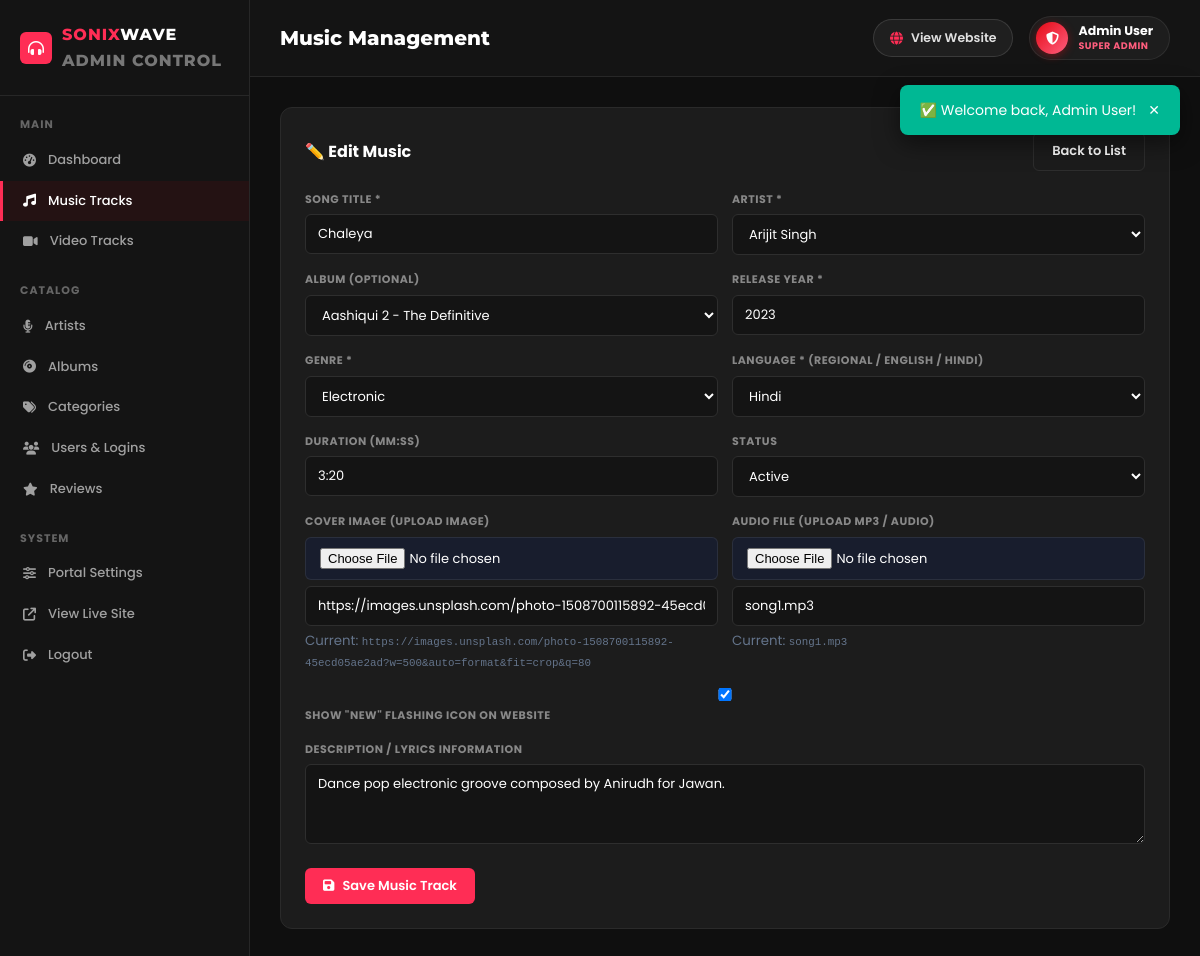
The app's page /admin/music.php?action=edit&id=10 (signed in), older data.
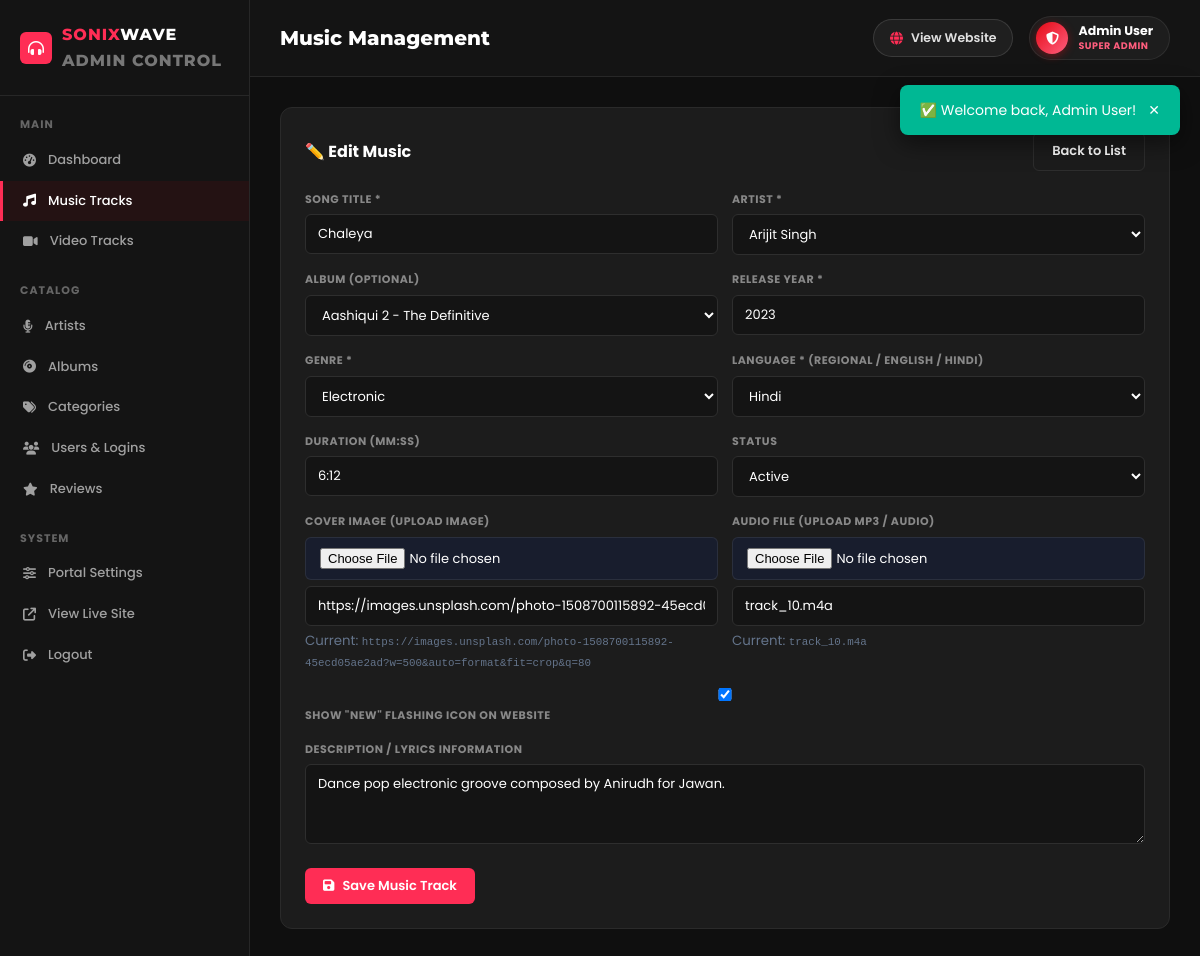
The same page, newer data.
### tables this page shows
CREATE TABLE `music` (
  `id` int(11) NOT NULL AUTO_INCREMENT,
  `title` varchar(200) NOT NULL,
  `artist_id` int(11) DEFAULT NULL,
  `album_id` int(11) DEFAULT NULL,
  `year` year(4) NOT NULL,
  `genre` varchar(50) NOT NULL,
  `language` varchar(50) NOT NULL,
  `cover_image` varchar(500) DEFAULT NULL,
  `file_path` varchar(500) DEFAULT NULL,
  `duration` varchar(10) DEFAULT '0:00',
  `description` text DEFAULT NULL,
  `play_count` int(11) DEFAULT 0,
  `is_new` tinyint(1) DEFAULT 1,
  `status` enum('active','inactive') DEFAULT 'active',
  `created_at` datetime DEFAULT current_timestamp(),
  PRIMARY KEY (`id`),
  KEY `artist_id` (`artist_id`),
  KEY `album_id` (`album_id`),
  CONSTRAINT `music_ibfk_1` FOREIGN KEY (`artist_id`) REFERENCES `artists` (`id`) ON DELETE SET NULL,
  CONSTRAINT `music_ibfk_2` FOREIGN KEY (`album_id`) REFERENCES `albums` (`id`) ON DELETE SET NULL
);

CREATE TABLE `artists` (
  `id` int(11) NOT NULL AUTO_INCREMENT,
  `name` varchar(100) NOT NULL,
  `bio` text DEFAULT NULL,
  `image` varchar(500) DEFAULT NULL,
  `language` varchar(50) DEFAULT NULL,
  `created_at` datetime DEFAULT current_timestamp(),
  PRIMARY KEY (`id`)
);

CREATE TABLE `albums` (
  `id` int(11) NOT NULL AUTO_INCREMENT,
  `title` varchar(150) NOT NULL,
  `artist_id` int(11) DEFAULT NULL,
  `year` year(4) NOT NULL,
  `cover_image` varchar(500) DEFAULT NULL,
  `description` text DEFAULT NULL,
  `language` varchar(50) DEFAULT NULL,
  `created_at` datetime DEFAULT current_timestamp(),
  PRIMARY KEY (`id`),
  KEY `artist_id` (`artist_id`),
  CONSTRAINT `albums_ibfk_1` FOREIGN KEY (`artist_id`) REFERENCES `artists` (`id`) ON DELETE SET NULL
);

### includes/auth.php (called while the page is built, shortened)
<?php
function clean(string $str): string {
    return htmlspecialchars(strip_tags(trim($str)));
}

### admin/music.php (the view, shortened to what the changed rows need)
<?php
require_once __DIR__ . '/includes/admin-header.php';
$pdo = getDB();
$action = $_GET['action'] ?? 'list';
$id = (int)($_GET['id'] ?? 0);
$artists = $pdo->query("SELECT id, name FROM artists ORDER BY name ASC")->fetchAll();
$albums  = $pdo->query("SELECT id, title FROM albums ORDER BY title ASC")->fetchAll();
$genres  = $pdo->query("SELECT name FROM categories WHERE type='genre' ORDER BY name ASC")->fetchAll(PDO::FETCH_COLUMN);
$langs   = $pdo->query("SELECT name FROM categories WHERE type='language' ORDER BY name ASC")->fetchAll(PDO::FETCH_COLUMN);
$editItem = null;
if ($action === 'edit' && $id > 0) {
    $stmt = $pdo->prepare("SELECT * FROM music WHERE id = ?");
    $stmt->execute([$id]);
    $editItem = $stmt->fetch();
}
?>
<?php if ($action === 'add' || $action === 'edit'): ?>
<div class="admin-box">
  <div class="box-head">
    <h3><?= $action === 'edit' ? '✏️ Edit Music' : '➕ Add New Music Track' ?></h3>
    <a href="<?= SITE_URL ?>/admin/music.php" class="btn btn-outline">Back to List</a>
  </div>
  <form method="POST" enctype="multipart/form-data" class="admin-form">
    <div class="form-row">
      <div class="form-group">
        <label>Song Title *</label>
        <input type="text" name="title" value="<?= clean($editItem['title'] ?? '') ?>" required placeholder="e.g. Tere Bin">
      </div>
      <div class="form-group">
        <label>Artist *</label>
        <select name="artist_id">
          <?php foreach ($artists as $a): ?>
            <option value="<?= $a['id'] ?>" <?= (isset($editItem) && $editItem['artist_id'] == $a['id']) ? 'selected' : '' ?>>
              <?= clean($a['name']) ?>
            </option>
          <?php endforeach; ?>
        </select>
      </div>
    </div>
    <div class="form-row">
      <div class="form-group">
        <label>Album (Optional)</label>
        <select name="album_id">
          <?php foreach ($albums as $alb): ?>
            <option value="<?= $alb['id'] ?>" <?= (isset($editItem) && $editItem['album_id'] == $alb['id']) ? 'selected' : '' ?>>
              <?= clean($alb['title']) ?>
            </option>
          <?php endforeach; ?>
        </select>
      </div>
      <div class="form-group">
        <label>Release Year *</label>
        <input type="number" name="year" min="1900" max="2099" value="<?= clean($editItem['year'] ?? date('Y')) ?>" required>
      </div>
    </div>
    <div class="form-row">
      <div class="form-group">
        <label>Genre *</label>
        <select name="genre" required>
          <?php foreach ($genres as $g): ?>
            <option value="<?= clean($g) ?>" <?= (isset($editItem) && $editItem['genre'] === $g) ? 'selected' : '' ?>><?= clean($g) ?></option>
          <?php endforeach; ?>
        </select>
      </div>
      <div class="form-group">
        <label>Language * (Regional / English / Hindi)</label>
        <select name="language" required>
          <?php foreach ($langs as $l): ?>
            <option value="<?= clean($l) ?>" <?= (isset($editItem) && $editItem['language'] === $l) ? 'selected' : '' ?>><?= clean($l) ?></option>
          <?php endforeach; ?>
        </select>
      </div>
    </div>
    <div class="form-row">
      <div class="form-group">
        <label>Duration (MM:SS)</label>
        <input type="text" name="duration" value="<?= clean($editItem['duration'] ?? '3:30') ?>" placeholder="e.g. 03:45">
      </div>
      <div class="form-group">
        <label>Status</label>
        <select name="status">
          <option value="active" <?= (isset($editItem) && $editItem['status'] === 'active') ? 'selected' : '' ?>>Active</option>
        </select>
      </div>
    </div>
    <div class="form-row">
      <div class="form-group">
        <label>Cover Image (Upload Image)</label>
        <input type="file" name="cover_file" accept="image/*">
        <input type="text" name="cover_url" value="<?= clean($editItem['cover_image'] ?? '') ?>" placeholder="Or enter Cover URL / Filename (e.g. cover_pop.jpg or https://...)" style="margin-top:6px;">
        <?php if (!empty($editItem['cover_image'])): ?>
          <small style="color:var(--text-muted); display:block; margin-top:4px;">Current: <code><?= clean($editItem['cover_image']) ?></code></small>
        <?php endif; ?>
      </div>
      <div class="form-group">
        <label>Audio File (Upload MP3 / Audio)</label>
        <input type="file" name="music_file" accept="audio/*">
        <input type="text" name="music_url" value="<?= clean($editItem['file_path'] ?? '') ?>" placeholder="Or enter Audio URL / Filename (e.g. song1.mp3 or https://...)" style="margin-top:6px;">
        <?php if (!empty($editItem['file_path'])): ?>
          <small style="color:var(--text-muted); display:block; margin-top:4px;">Current: <code><?= clean($editItem['file_path']) ?></code></small>
        <?php endif; ?>
      </div>
    </div>
    <div class="form-group">
      <label>
        <input type="checkbox" name="is_new" value="1" <?= (!isset($editItem) || !empty($editItem['is_new'])) ? 'checked' : '' ?>>
        Show "NEW" flashing icon on website
      </label>
    </div>
    <div class="form-group">
      <label>Description / Lyrics Information</label>
      <textarea name="description" rows="3"><?= clean($editItem['description'] ?? '') ?></textarea>
    </div>
    <button type="submit" class="btn btn-primary"><i class="fas fa-save"></i> Save Music Track</button>
  </form>
</div>
<?php endif; ?>
<?php require_once __DIR__ . '/includes/admin-footer.php'; ?>

Row changes from the older to the newer data that the page shows:
changed music "Chaleya": duration "3:20" → "6:12"; music_url "song1.mp3" → "track_10.m4a"; file_path "song1.mp3" → "track_10.m4a"
